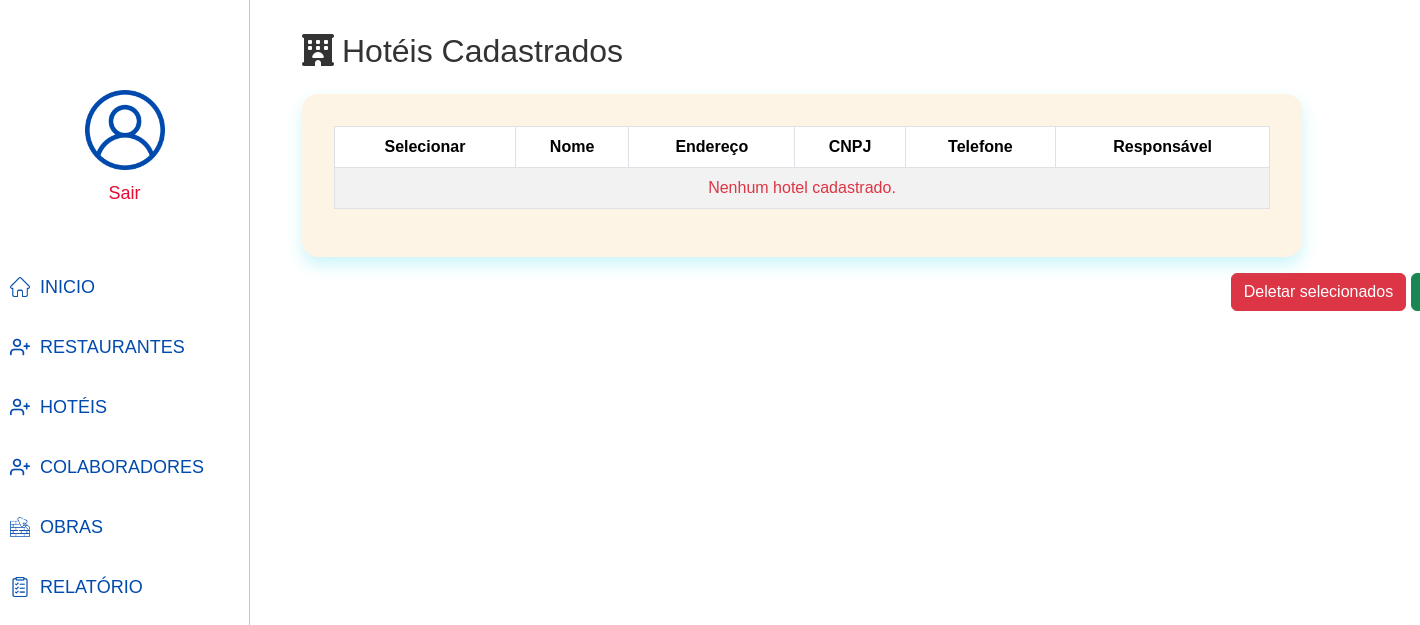
The page /listar-hoteis/ (signed in) on the database as committed earlier.
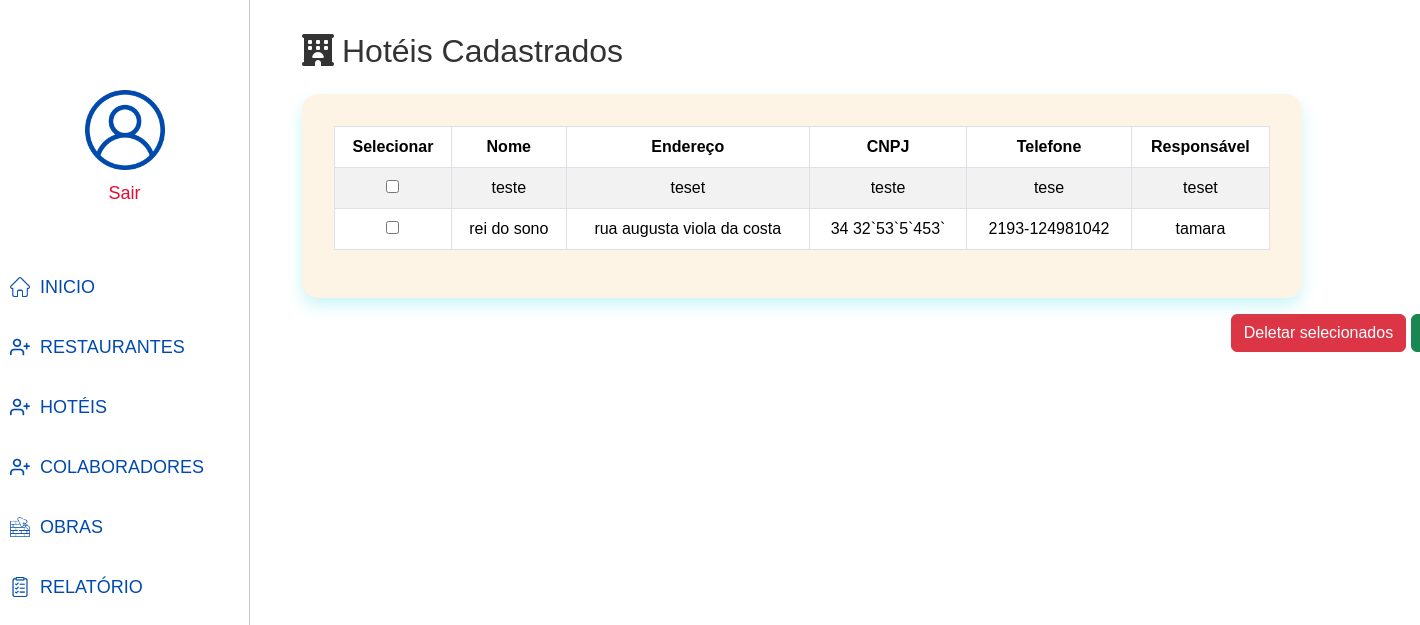
The same page on the database as committed later.
### Sistema/models.py (models this page shows)
class Hotel(models.Model):
    nome = models.CharField(
        max_length=100,
        verbose_name="Nome do Hotel"
    )
    cnpj = models.CharField(
        max_length=18,
        unique=True,
        verbose_name="CNPJ"
    )
    cidade = models.CharField(
        max_length=18,
        unique=True,
        verbose_name="Cidade"
    )
    endereco = models.TextField(
        verbose_name="Endereço Completo"
    )
    telefone = models.CharField(
        max_length=15,
        verbose_name="Telefone"
    )
    responsavel = models.CharField(
        max_length=100,
        verbose_name="Responsável"
    )

### Sistema/views.py (the view)
# urls.py: path('listar-hoteis/', views.listar_hoteis, name='listar-hoteis'),
@login_required
def listar_hoteis(request):
    hotel = Hotel.objects.all()
    context = {'hotel': hotel}
    return render (request, 'lista-hoteis.html', context)

### Sistema/templates/lista-hoteis.html (shortened to what this page needs)
{% load static %}
<!DOCTYPE html>
<html lang="pt-BR">
<head>
  <link href="https://cdn.jsdelivr.net/npm/bootstrap@5.3.3/dist/css/bootstrap.min.css" rel="stylesheet">
  <link href="https://cdnjs.cloudflare.com/ajax/libs/font-awesome/6.5.0/css/all.min.css" rel="stylesheet">
</head>
<body>
<div class="sidebar">
  <img src="{% static 'imagens/blue_version/user.png' %}" alt="user" height="80px" width="80px"
       style="display: block; margin:auto; margin-bottom: 10px; margin-top: 90px;">
  <div class="logout-container">
    <form method="POST" action="{% url 'logout' %}">
      <button type="submit" class="sair-btn">Sair</button>
    </form>
  </div>
  <a href="{% url 'home' %}">
    <img src="{% static 'imagens/blue_version/home.png' %}" alt="home" height="20px" width="20px" style="margin-right: 10px;margin-left: 10px;">
    INICIO
  </a>
  <a href="{% url 'listar-restaurantes' %}">
    <img src="{% static 'imagens/blue_version/plus.png' %}" alt="restaurantes" height="20px" width="20px" style="margin-right: 10px;margin-left: 10px;">
    RESTAURANTES
  </a>
  <a href="{% url 'listar-hoteis' %}">
    <img src="{% static 'imagens/blue_version/plus.png' %}" alt="hotéis" height="20px" width="20px" style="margin-right: 10px;margin-left: 10px;">
    HOTÉIS
  </a>
  <a href="{% url 'listar-colaboradores' %}">
    <img src="{% static 'imagens/blue_version/plus.png' %}" alt="colaboradores" height="20px" width="20px" style="margin-right: 10px;margin-left: 10px;">
    COLABORADORES
  </a>
  <a href="{% url 'listar-obras' %}">
    <img src="{% static 'imagens/blue_version/brickwall.png' %}" alt="obras" height="20px" width="20px" style="margin-right: 10px;margin-left: 10px;">
    OBRAS
  </a>
  <a href="{% url 'relatorio' %}">
    <img src="{% static 'imagens/blue_version/to-do-list.png' %}" alt="relatório" height="20px" width="20px" style="margin-right: 10px;margin-left: 10px;">
    RELATÓRIO
  </a>
</div>
<div class="container container-main">
  <form method="POST" action="{% url 'deletar-generico' %}">
    <div class="d-flex justify-content-between align-items-center mb-3">
      <h2><i class="fas fa-hotel me-2"></i>Hotéis Cadastrados</h2>
    </div>
    <div class="card">
      <div class="table-responsive">
        <table class="table table-striped table-bordered text-center align-middle">
          <thead>
            <tr>
              <th>Selecionar</th>
              <th>Nome</th>
              <th>Endereço</th>
              <th>CNPJ</th>
              <th>Telefone</th>
              <th>Responsável</th>
            </tr>
          </thead>
          <tbody>
            {% for hotel in hotel %}
              <tr>
                <td>
                  <input type="checkbox" name="ids" value="{{ hotel.id }}">
                </td>
                <td>{{ hotel.nome }}</td>
                <td>{{ hotel.endereco }}</td>
                <td>{{ hotel.cnpj }}</td>
                <td>{{ hotel.telefone }}</td>
                <td>{{ hotel.responsavel }}</td>
              </tr>
            {% empty %}
              <tr>
                <td colspan="6" class="text-center text-danger">
                  Nenhum hotel cadastrado.
                </td>
              </tr>
            {% endfor %}
          </tbody>
        </table>
      </div>
    </div>
    <div class="text-end mt-3">
      <button type="submit" class="btn btn-danger" onclick="return confirm('Tem certeza que deseja deletar os itens selecionados?')">
        Deletar selecionados
      </button>
      <a href="{% url 'cadastrar-hotel' %}" class="btn btn-success">
    </a>
    </div>
  </form>
</div>
</body>
</html>

Rows that differ between the two databases and show on the page:
added Hotel: nome "teste", endereco "teset", cnpj "teste", telefone "tese", responsavel "teset"
added Hotel: nome "rei do sono", endereco "rua augusta viola da costa", cnpj "34 32`53`5`453`", telefone "2193-124981042", responsavel "tamara"
Other text that changed with them:
text no longer shown: "Nenhum hotel cadastrado."
